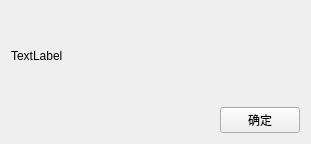
<?xml version="1.0" encoding="UTF-8"?>
<ui version="4.0">
 <class>warningForm</class>
 <widget class="QWidget" name="warningForm">
  <property name="geometry">
   <rect>
    <x>0</x>
    <y>0</y>
    <width>311</width>
    <height>144</height>
   </rect>
  </property>
  <property name="windowTitle">
   <string>Form</string>
  </property>
  <layout class="QGridLayout" name="gridLayout">
   <item row="0" column="0">
    <widget class="QLabel" name="label">
     <property name="text">
      <string>TextLabel</string>
     </property>
    </widget>
   </item>
   <item row="1" column="1">
    <widget class="QPushButton" name="pushButton">
     <property name="sizePolicy">
      <sizepolicy hsizetype="Fixed" vsizetype="Fixed">
       <horstretch>0</horstretch>
       <verstretch>0</verstretch>
      </sizepolicy>
     </property>
     <property name="text">
      <string>确定</string>
     </property>
    </widget>
   </item>
  </layout>
 </widget>
 <resources/>
 <connections/>
</ui>
